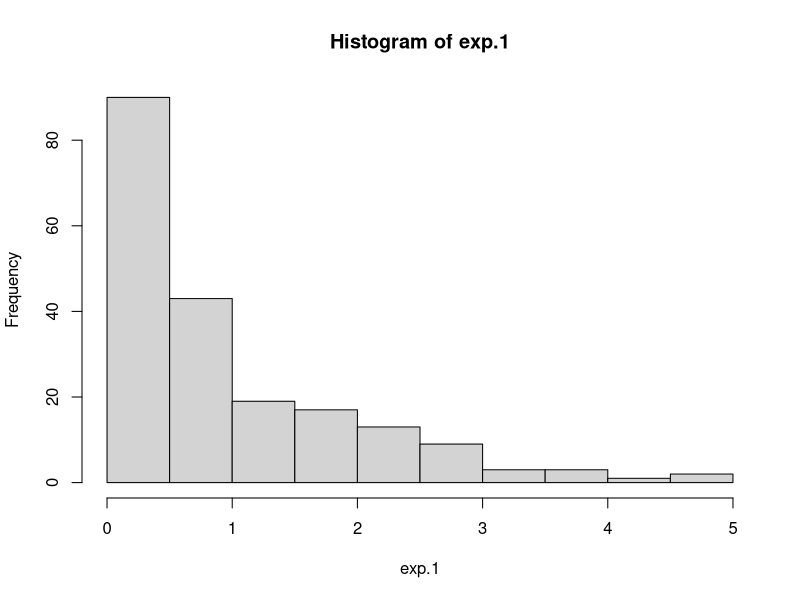
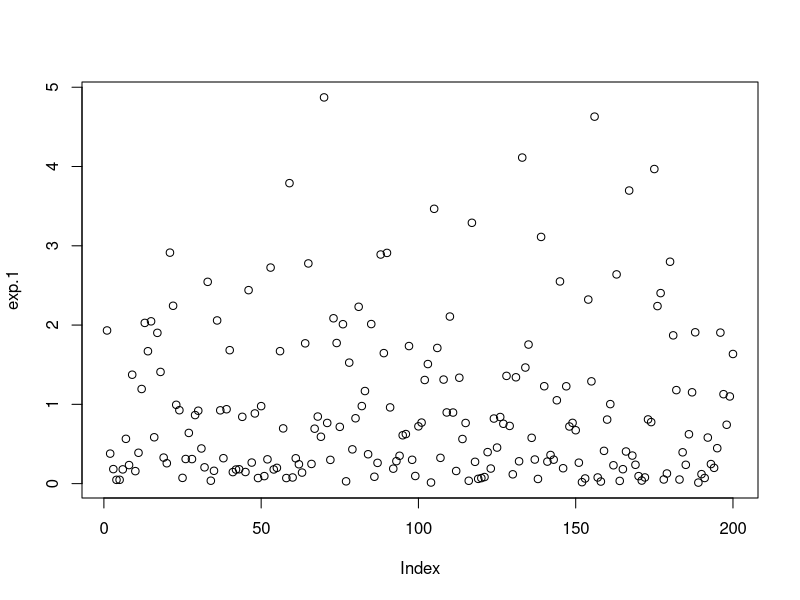
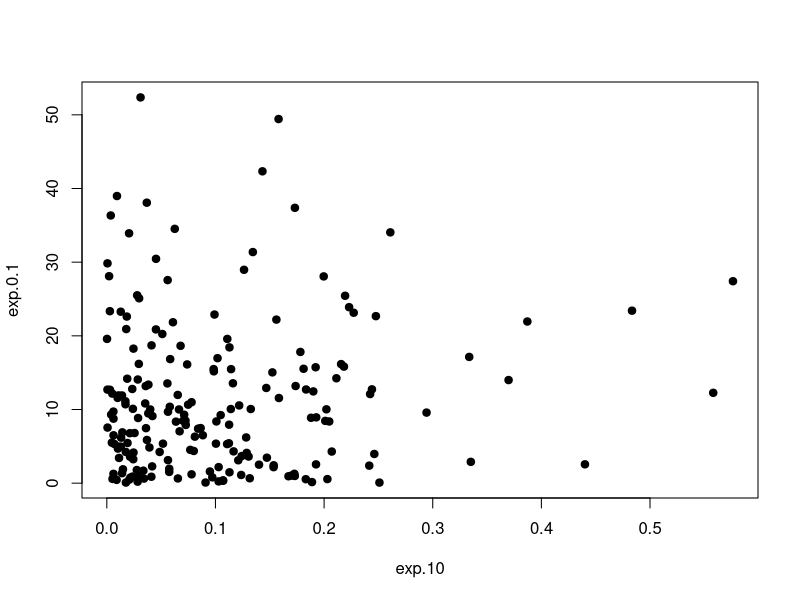
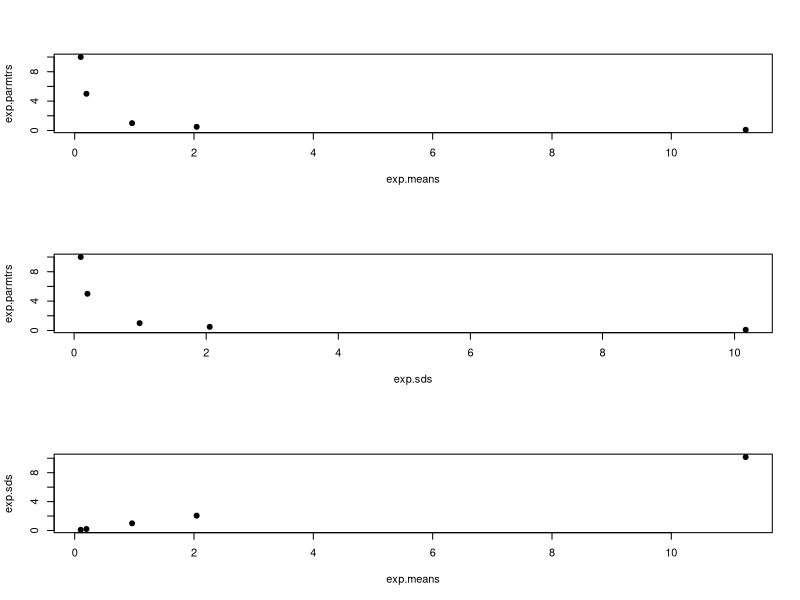
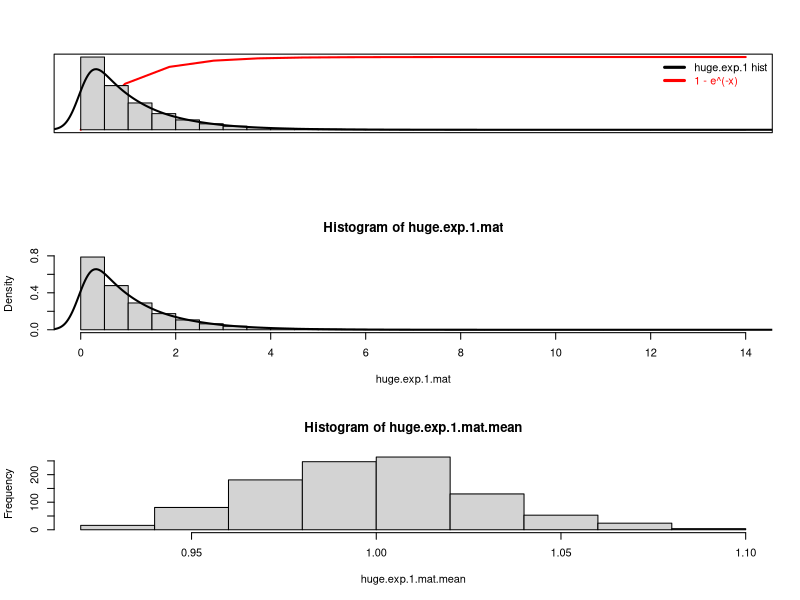

Here is the R script that generated these plots, in order:
## ---- chunk 1
exp.1 <- rexp(n = 200)
mean(exp.1)
sd(exp.1)
## ---- chunk 2
exp.0.1 <- rexp(n = 200, rate = 0.1)
exp.0.5 <- rexp(n = 200, rate = 0.5)
exp.5 <- rexp(n = 200, rate = 5)
exp.10 <- rexp(n = 200, rate = 10)
## ---- chunk 3
hist(exp.1)
## ---- chunk 4
plot(exp.1)
## ---- chunk 5
plot(exp.10, exp.0.1, bg = "black", pch = 21)
## ---- chunk 6
exp.means <- c(mean(exp.1), mean(exp.0.1), mean(exp.0.5), mean(exp.5), mean(exp.10))
## ---- chunk 7
exp.parmtrs <- c(1, 0.1, 0.5, 5, 10)
exp.sds <- c(sd(exp.1), sd(exp.0.1), sd(exp.0.5), sd(exp.5), sd(exp.10))
## ---- chunk 8
par(mfrow = c(3, 1))
plot(exp.means, exp.parmtrs, bg = "black", pch = 21)
plot(exp.sds, exp.parmtrs, bg = "black", pch = 21)
plot(exp.means, exp.sds, bg = "black", pch = 21)
## ---- chunk 9
huge.exp.1 <- rexp(1100000)
huge.exp.1.mean <- mean(huge.exp.1)
huge.exp.1.sd <- sd(huge.exp.1)
print(huge.exp.1.mean)
print(huge.exp.1.sd)
## ---- chunk 10
plot(0:15, type = "l", 1 - exp(-(0:15)), lwd = 2, main = "", xlab = "", ylab = "", yaxt = "n", xaxt = "n", col = "red")
par(new = TRUE)
hist(huge.exp.1, prob = TRUE, main = "", xlab = "", ylab = "", yaxt = "n", xaxt = "n")
lines(density(huge.exp.1, adjust = 5), lwd = 2)
legend("topright", col = c("black", "red"), lty = 1, lwd = 3, bty = "n",
        legend = c("huge.exp.1 hist", "1 - e^(-x)"), text.col = c("black", "red"))
## ---- chunk 11
mean(huge.exp.1[huge.exp.1 > 1])
## ---- chunk 12
huge.exp.1.mat <- matrix(huge.exp.1, 1100, 1000)
hist(huge.exp.1.mat, prob = TRUE)
lines(density(huge.exp.1.mat, adjust = 5), lwd = 2)
## ---- chunk 13
colMeans(huge.exp.1.mat)[137]
## ---- chunk 14
huge.exp.1.mat.mean <- colMeans(huge.exp.1.mat)
hist(huge.exp.1.mat.mean)
## ---- chunk 15
huge.exp.1.square <- huge.exp.1 ^ 2
huge.exp.1.square.mean <- mean(huge.exp.1.square)
huge.exp.1.square.sd <- sd(huge.exp.1.square)
print(huge.exp.1.square.mean)
print(huge.exp.1.square.sd)
## ---- chunk 16
huge.exp.1.square.mean - huge.exp.1.mean
huge.exp.1.square.sd - huge.exp.1.sd
